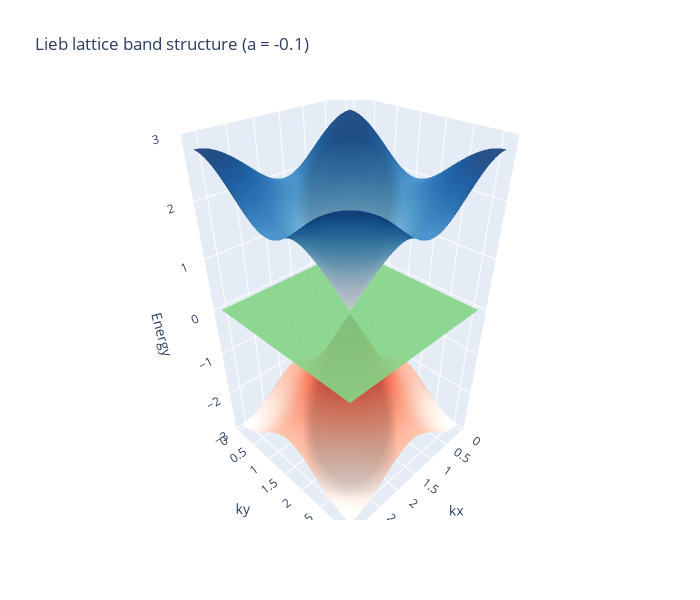

Notebook code for this chart:
### Code cell
import numpy as np
import plotly.graph_objects as go
from numpy.linalg import eigh
from math import pi

def H_lieb(kx, ky, a=0.0):
    return np.array([
        [a, 2*np.cos(kx), 2*np.cos(ky)],
        [2*np.cos(kx), 0, 0],
        [2*np.cos(ky), 0, 0]
    ], dtype=float)

nk = 101
kx_vals = np.linspace(0, pi, nk)
ky_vals = np.linspace(0, pi, nk)
KX, KY = np.meshgrid(kx_vals, ky_vals)

def compute_bands(a):
    E = np.zeros((3, nk, nk))
    for i, kx in enumerate(kx_vals):
        for j, ky in enumerate(ky_vals):
            E[:, j, i] = np.sort(eigh(H_lieb(kx, ky, a=a))[0])
    return E

#parameters
a = -0.1
E = compute_bands(a)

fig = go.Figure()

colors = ['reds', 'greens', 'blues']
for n in range(3):
    fig.add_surface(
        x=KX, y=KY, z=E[n],
        colorscale=colors[n],
        showscale=False,
        opacity=0.9
    )

fig.update_layout(
    title=f"Lieb lattice band structure (a = {a})",
    scene=dict(
        xaxis_title="kx",
        yaxis_title="ky",
        zaxis_title="Energy",
        zaxis=dict(range=[-3, 3])
    ),
    width=700, height=600
)
fig.show()

### Figure 1 — Plotly figure (JSON) as saved in the notebook; plotly's stock layout.template omitted (floating-point values rounded to 4 significant figures; data arrays with more than 128 entries replaced by an {"elided": "..."} marker saying what was removed)
{"data": [{"colorscale": [[0, "rgb(255,245,240)"], [0.125, "rgb(254,224,210)"], [0.25, "rgb(252,187,161)"], [0.375, "rgb(252,146,114)"], [0.5, "rgb(251,106,74)"], [0.625, "rgb(239,59,44)"], [0.75, "rgb(203,24,29)"], [0.875, "rgb(165,15,21)"], [1, "rgb(103,0,13)"]], "opacity": 0.9, "showscale": false, "type": "surface", "x": {"elided": "101x101 float values"}, "y": {"elided": "101x101 float values"}, "z": {"elided": "101x101 float values"}}, {"colorscale": [[0, "rgb(247,252,245)"], [0.125, "rgb(229,245,224)"], [0.25, "rgb(199,233,192)"], [0.375, "rgb(161,217,155)"], [0.5, "rgb(116,196,118)"], [0.625, "rgb(65,171,93)"], [0.75, "rgb(35,139,69)"], [0.875, "rgb(0,109,44)"], [1, "rgb(0,68,27)"]], "opacity": 0.9, "showscale": false, "type": "surface", "x": {"elided": "101x101 float values"}, "y": {"elided": "101x101 float values"}, "z": {"elided": "101x101 float values"}}, {"colorscale": [[0, "rgb(247,251,255)"], [0.125, "rgb(222,235,247)"], [0.25, "rgb(198,219,239)"], [0.375, "rgb(158,202,225)"], [0.5, "rgb(107,174,214)"], [0.625, "rgb(66,146,198)"], [0.75, "rgb(33,113,181)"], [0.875, "rgb(8,81,156)"], [1, "rgb(8,48,107)"]], "opacity": 0.9, "showscale": false, "type": "surface", "x": {"elided": "101x101 float values"}, "y": {"elided": "101x101 float values"}, "z": {"elided": "101x101 float values"}}], "layout": {"height": 600, "scene": {"xaxis": {"title": {"text": "kx"}}, "yaxis": {"title": {"text": "ky"}}, "zaxis": {"range": [-3, 3], "title": {"text": "Energy"}}}, "title": {"text": "Lieb lattice band structure (a = -0.1)"}, "width": 700}}
